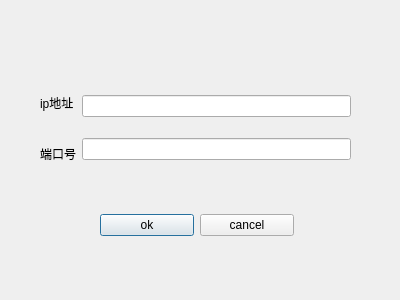
<?xml version="1.0" encoding="UTF-8"?>
<ui version="4.0">
 <class>Dialog</class>
 <widget class="QDialog" name="Dialog">
  <property name="geometry">
   <rect>
    <x>0</x>
    <y>0</y>
    <width>400</width>
    <height>300</height>
   </rect>
  </property>
  <property name="windowTitle">
   <string>Dialog</string>
  </property>
  <widget class="QWidget" name="layoutWidget">
   <property name="geometry">
    <rect>
     <x>40</x>
     <y>80</y>
     <width>311</width>
     <height>96</height>
    </rect>
   </property>
   <layout class="QHBoxLayout" name="horizontalLayout_3">
    <item>
     <layout class="QVBoxLayout" name="verticalLayout_3">
      <item>
       <widget class="QLabel" name="label_2">
        <property name="text">
         <string>ip地址</string>
        </property>
       </widget>
      </item>
      <item>
       <widget class="QLabel" name="label_4">
        <property name="text">
         <string>端口号</string>
        </property>
       </widget>
      </item>
     </layout>
    </item>
    <item>
     <layout class="QVBoxLayout" name="verticalLayout_4">
      <item>
       <widget class="QLineEdit" name="ip_2"/>
      </item>
      <item>
       <widget class="QLineEdit" name="port_2"/>
      </item>
     </layout>
    </item>
   </layout>
  </widget>
  <widget class="QWidget" name="layoutWidget_2">
   <property name="geometry">
    <rect>
     <x>100</x>
     <y>210</y>
     <width>194</width>
     <height>30</height>
    </rect>
   </property>
   <layout class="QHBoxLayout" name="horizontalLayout_4">
    <item>
     <widget class="QPushButton" name="ok_2">
      <property name="text">
       <string>ok</string>
      </property>
     </widget>
    </item>
    <item>
     <widget class="QPushButton" name="cancel_2">
      <property name="text">
       <string>cancel</string>
      </property>
     </widget>
    </item>
   </layout>
  </widget>
 </widget>
 <resources/>
 <connections/>
</ui>
